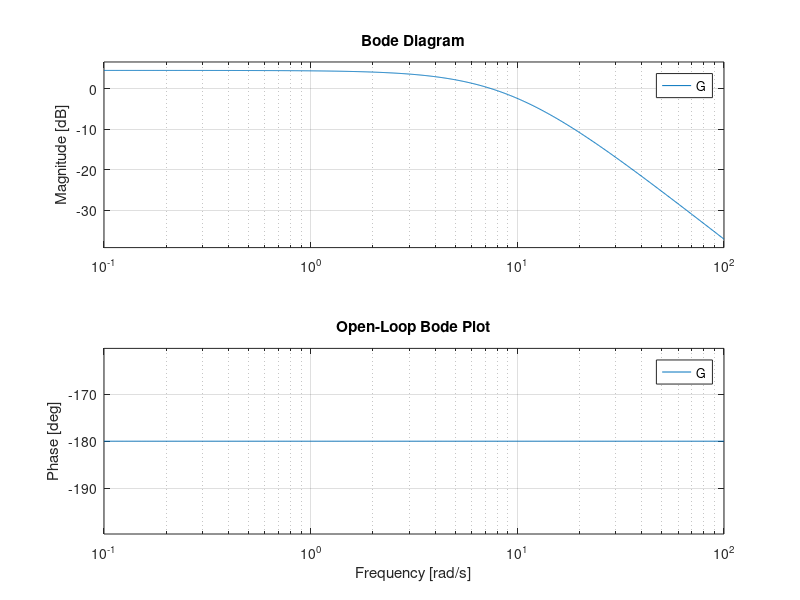
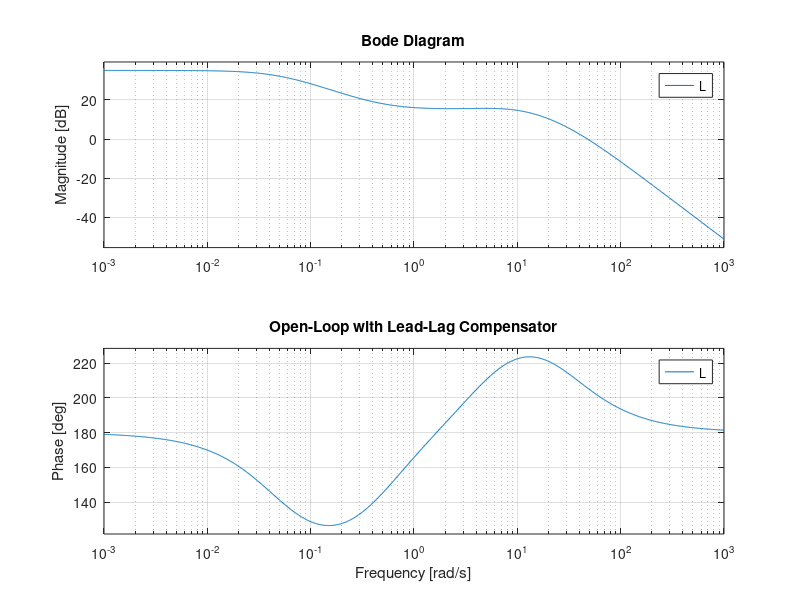
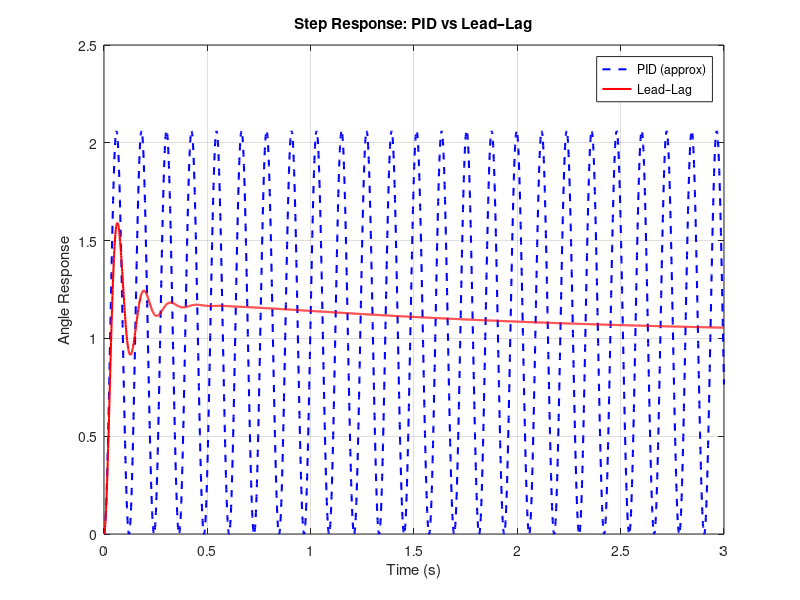

Recreate these plots in MATLAB, in order. (Note: this script raises an error after producing the figures.)
%% Lab 15 – Lead–Lag Controller Design
%  Self-Balancing Robot – UET Lahore Control Systems Lab
%
%  Requires: validated model parameters from lab14_model_validation.m

clear; clc; close all;

%% ── 1. Plant Model (from Lab 14 identified parameters) ──────────────────────
% G(s) = b / (s^2 - a)   open-loop inverted pendulum
m  = 0.5;   h = 0.12;   g = 9.81;
J  = m * h^2;
a  = m * g * h / J;
b  = 1 / J;

G = tf([b], [1, 0, -a]);          % unstable second-order plant
fprintf('Open-loop plant G(s) = %.3f / (s^2 - %.3f)\n', b, a);

%% ── 2. Bode Plot – Open Loop ─────────────────────────────────────────────────
figure('Name','Bode Plot – Open Loop');
bode(G); grid on;
title('Open-Loop Bode Plot');
[Gm, Pm, Wcg, Wcp] = margin(G);
fprintf('Open-loop: Gain Margin = %.2f dB, Phase Margin = %.2f°\n', ...
        20*log10(Gm), Pm);

%% ── 3. Design Lead Compensator ──────────────────────────────────────────────
% C_lead(s) = (s + z) / (s + p),  z < p
%
% Objective: add phase margin, increase damping, speed up response.
% Place zero near dominant poles, pole 5–10x further.

z_lead = 5;     % zero location  [rad/s]  – tune this
p_lead = 30;    % pole location  [rad/s]  – tune this

C_lead = tf([1, z_lead], [1, p_lead]);
fprintf('\nLead compensator: zero = %.1f, pole = %.1f rad/s\n', z_lead, p_lead);

%% ── 4. Design Lag Compensator ───────────────────────────────────────────────
% C_lag(s) = (s + z_l) / (s + p_l),  z_l > p_l
%
% Objective: improve steady-state accuracy without hurting PM much.

z_lag = 0.5;   % zero location
p_lag = 0.05;  % pole location (lower for more low-freq gain)

C_lag = tf([1, z_lag], [1, p_lag]);
fprintf('Lag  compensator: zero = %.2f, pole = %.3f rad/s\n', z_lag, p_lag);

%% ── 5. Combined Controller ───────────────────────────────────────────────────
K_gain = 20;    % overall gain – tune to meet bandwidth requirement
C = K_gain * C_lead * C_lag;

L = C * G;      % open-loop with controller

[Gm2, Pm2, Wcg2, Wcp2] = margin(L);
fprintf('\nWith Lead-Lag: Gain Margin = %.2f dB, Phase Margin = %.2f°\n', ...
        20*log10(Gm2), Pm2);

figure('Name','Bode Plot – With Lead-Lag');
bode(L); grid on; hold on;
title('Open-Loop with Lead-Lag Compensator');

%% ── 6. Closed-Loop Simulation ────────────────────────────────────────────────
sys_pid = feedback(K_gain * G, 1);          % approximate PID closed-loop
sys_ll  = feedback(L, 1);                   % lead-lag closed-loop

t = 0:0.001:3;

figure('Name','Step Response Comparison');
[y_pid, ~] = step(sys_pid, t);
[y_ll,  ~] = step(sys_ll,  t);

plot(t, y_pid, 'b--', 'LineWidth', 1.5); hold on;
plot(t, y_ll,  'r-',  'LineWidth', 1.5);
xlabel('Time (s)'); ylabel('Angle Response');
title('Step Response: PID vs Lead–Lag');
legend('PID (approx)', 'Lead–Lag');
grid on;

% Compute step-response metrics
info_pid = stepinfo(sys_pid);
info_ll  = stepinfo(sys_ll);

fprintf('\n--- Performance Comparison ---\n');
fprintf('%-20s %-12s %-12s\n', 'Metric', 'PID', 'Lead-Lag');
fprintf('%-20s %-12.3f %-12.3f\n', 'Overshoot (%%)',    info_pid.Overshoot,   info_ll.Overshoot);
fprintf('%-20s %-12.3f %-12.3f\n', 'Settling Time (s)', info_pid.SettlingTime, info_ll.SettlingTime);
fprintf('%-20s %-12.3f %-12.3f\n', 'Rise Time (s)',     info_pid.RiseTime,     info_ll.RiseTime);

%% ── 7. Discretize Controller (Tustin / Bilinear) ────────────────────────────
Ts = 0.005;   % 200 Hz sampling (FAST_LOOP_MS = 5 ms)
C_d = c2d(C, Ts, 'tustin');

fprintf('\nDiscrete Lead-Lag Controller (Ts = %.3f s):\n', Ts);
disp(C_d);

[num_d, den_d] = tfdata(C_d, 'v');
fprintf('\nDifference equation coefficients:\n');
fprintf('  Numerator  b = '); disp(num_d);
fprintf('  Denominator a = '); disp(den_d);
fprintf('\nEmbedded implementation (paste into ESP32 code):\n');
fprintf('  u[k] = %.6f*u[k-1] + %.6f*u[k-2]\n', -den_d(2), -den_d(3));
fprintf('       + %.6f*e[k]   + %.6f*e[k-1] + %.6f*e[k-2];\n', ...
        num_d(1), num_d(2), num_d(3));
